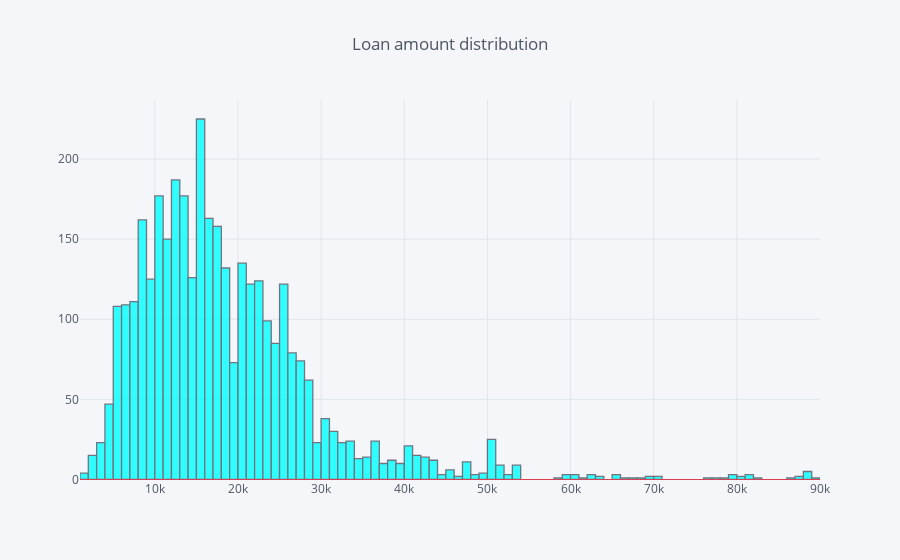

The notebook cell saved with this chart:
### Markdown cell above
We see that Loans have a high variance and the mean is higher than the median,
let's plot the column:

### Code cell
Train.LOAN.iplot(kind='hist', title = 'Loan amount distribution', hline=(0), color = ['cyan'])

### Figure 1 — Plotly figure (JSON) as saved in the notebook; plotly's stock layout.template omitted (floating-point values rounded to 4 significant figures; data arrays with more than 128 entries replaced by an {"elided": "..."} marker saying what was removed)
{"data": [{"histfunc": "count", "histnorm": "", "marker": {"color": "rgba(0, 255, 255, 1.0)", "line": {"color": "#4D5663", "width": 1.3}}, "name": "LOAN", "opacity": 0.8, "orientation": "v", "type": "histogram", "x": {"elided": "3576 int values"}}], "layout": {"autosize": true, "barmode": "overlay", "legend": {"bgcolor": "#F5F6F9", "font": {"color": "#4D5663"}}, "paper_bgcolor": "#F5F6F9", "plot_bgcolor": "#F5F6F9", "shapes": [{"line": {"color": "#db4052", "dash": "solid", "width": 1}, "type": "line", "x0": 0, "x1": 1, "xref": "paper", "y0": 0, "y1": 0, "yref": "y"}], "title": {"font": {"color": "#4D5663"}, "text": "Loan amount distribution"}, "xaxis": {"autorange": true, "gridcolor": "#E1E5ED", "range": [999.5, 90000.0], "showgrid": true, "tickfont": {"color": "#4D5663"}, "title": {"font": {"color": "#4D5663"}, "text": ""}, "type": "linear", "zerolinecolor": "#E1E5ED"}, "yaxis": {"autorange": true, "gridcolor": "#E1E5ED", "range": [-0.6598, 236.9], "showgrid": true, "tickfont": {"color": "#4D5663"}, "title": {"font": {"color": "#4D5663"}, "text": ""}, "zerolinecolor": "#E1E5ED"}}}
